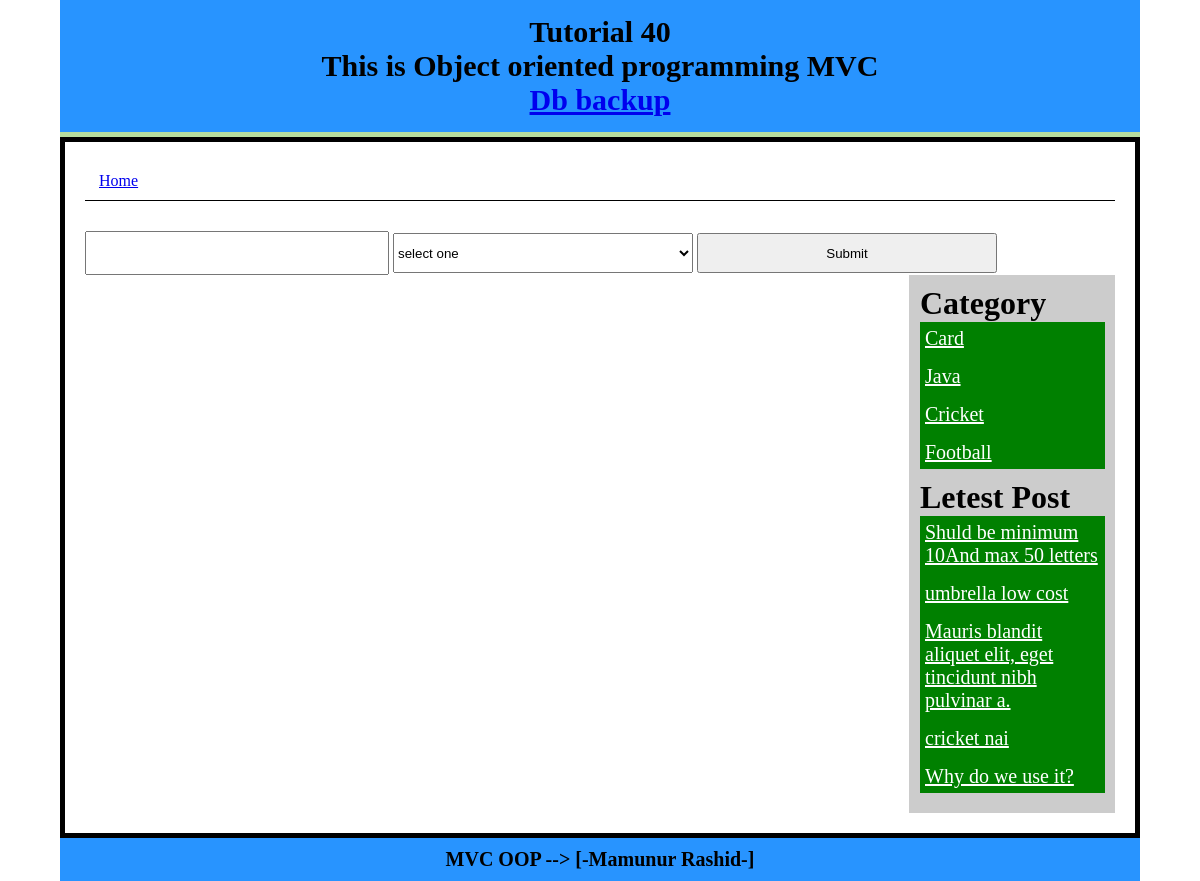
The page /Index/postDetails/19 on the database its author committed.
### tables this page shows
CREATE TABLE `category` (
  `id` int(11) NOT NULL AUTO_INCREMENT,
  `catname` varchar(50) NOT NULL,
  `title` varchar(50) NOT NULL,
  PRIMARY KEY (`id`)
);

CREATE TABLE `post` (
  `id` int(11) NOT NULL AUTO_INCREMENT,
  `title` varchar(300) NOT NULL,
  `content` text NOT NULL,
  `cat` int(11) NOT NULL,
  PRIMARY KEY (`id`)
);

### system/libs/Load.php (called while the page is built, shortened)
<?php
class Load
{
	public function view($filename,$data = false){
		include 'app/view/'.$filename.'.php' ;
	}
	public function model($modelname){
		return new $modelname();
	}
}
?>

### app/controlers/Index.php (called while the page is built, shortened)
<?php
class Index extends Dcontrolar
{
	public function postDetails($id){
		$tablepost= 'post';
		$tableCat = 'category';
		$postModel = $this->load->model("PostModel");
		$data['postDataByID']=$postModel->getPostByID($tablepost,$tableCat,$id);
		$catModel = $this->load->model("CatModel");
		$data['catlist']=$catModel->catlist($tableCat);
		$limit = 5;
		$data['letestPost']=$postModel->getLetestPost($tablepost,$limit);
		$this->load->view("header");
		$this->load->view("search",$data);
		$this->load->view("single-post",$data);
		$this->load->view("sidebar",$data);
		$this->load->view("footer");
	}
}
?>

### index.php (called while the page is built, shortened)
<?php
$main = new Main();
?>

### system/libs/Database.php (called while the page is built, shortened)
<?php
class Database extends PDO
{
	public function select($sql,$data=array(),$fetchstyle = PDO::FETCH_ASSOC){
		$stmt 	= $this->prepare($sql);
		$stmt->execute();
		return $stmt->fetchALL($fetchstyle);
	}
}?>

### app/models/CatModel.php (called while the page is built, shortened)
<?php
class CatModel extends Dmodel
{
	public function catlist($table){
		$sql ="SELECT * FROM $table ORDER BY id DESC ";
		return $this->db->select($sql);
	}
}
?>

### system/libs/Dcontrolar.php (called while the page is built, shortened)
<?php
class Dcontrolar
{
	function __construct()
	{
		$this->load = new Load();
	}
}
?>

### system/libs/Dmodel.php (called while the page is built, shortened)
<?php
class Dmodel
{
	public function __construct()
	{
		$dsn = 'mysql:dbname=mvc;host=localhost';
		$user ="root";
		$pass ='';
		$this->db = new Database($dsn,$user,$pass);
	}
}
?>

### app/models/PostModel.php (called while the page is built, shortened)
<?php
class PostModel extends Dmodel
{
	public function getLetestPost($table,$limit=4){
		$sql ="SELECT * FROM $table ORDER BY id DESC LIMIT $limit";
		return $this->db->select($sql);
	}
}

### app/view/search.php (the view, shortened to what this page needs)
<div class="search-form fix">
<form method="get" action="<?php echo BASE_URL ;?>/Index/search">
	<input type="text" name="kyeword">
	 <select name="catid">
		<option value="">select one</option>
	 </select>
	 <input type="submit" name="" />
</form>
</div>

### app/view/sidebar.php
<div class="sidebar fix ">
	<h1>Category</h1>
	<ul>
		<?php if (isset($catlist)) {
		foreach ($catlist as $key => $value) { ?>
		<li><a href="<?php echo BASE_URL ;?>/Index/postByCat/<?php echo $value['id']?>"><?php echo $value['catname']?> </a></li>
		<?php } } ?>
	</ul>
	<h1>Letest Post</h1>
	<ul>
		<?php if (isset($letestPost)) {
		foreach ($letestPost as $key => $value) { ?>
			<li><a href="<?php echo BASE_URL ;?>/Index/postDetails/<?php echo $value['id']?>"><?php echo $value['title']?> </a></li>
		<?php } } ?>
	</ul>
</div>

### app/view/header.php (style rules this page uses)
* { margin: 0; padding: 0; }
.fix { overflow: hidden; }
.sidebar { float: right; width: 20%; background: #ccc; box-sizing: border-box; border-left: 1px solid #ccc ; }
.sidebar { background: #ccc; padding: 10px; }
.sidebar ul li { margin-bottom: 5px; }
.sidebar ul li a { color: #fff ; font-size: 20px; padding: 5px; display: block; }
.sidebar ul { margin-bottom: 10px; background: green ; }
.search-form input, .search-form select { height: 40px; max-width: 300px; width: 100%; line-height: 30px; }

### rows shown on the page
category: catname "Card"
category: catname "Java"
category: catname "Cricket"
category: catname "Football"
post: title "Shuld be minimum 10And max 50 letters"
post: title "umbrella low cost"
post: title "Mauris blandit aliquet elit, eget tincidunt nibh pulvinar a."
post: title "cricket nai"
post: title "Why do we use it?"
